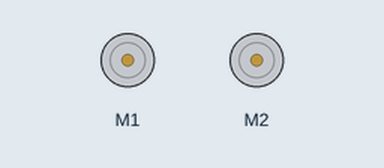
A sketch run on a simulated Arduino Leonardo, built with avr-gcc and run on an emulated ATmega32U4. Parts: 2 × DC motor (green arrow = forward, orange = backward, longer = faster).

Above: at 0.5 s.
At 1.15 s:
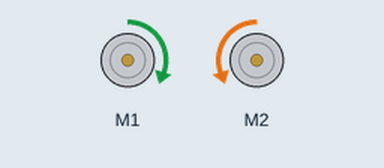
At 3.05 s:
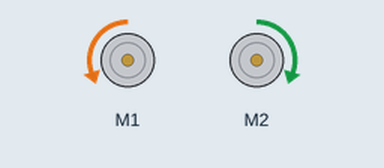
Timing chart, 0 to 3.7 s (numbered marks = the images above):
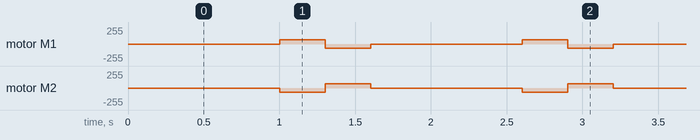

Measured:
- by itself, motor M1: repeats every 1.6 s: backward 63/255 0.30 s, stopped 1.0 s, forward 63/255 0.30 s
- by itself, motor M2: repeats every 1.6 s: forward 63/255 0.30 s, stopped 1.0 s, backward 63/255 0.30 s

The sketch:

RobotMotorDriveTest.ino
```cpp
#include <Zumo32U4.h>
#include <Wire.h>


// This excercise is from Robotprogrammering - Course 4 (23-09-2021)
// This file has the purpose of testing the motors on our zumo robot.
// The code in this excercise rotaes the motor with a speed in the range of -100 - 100

Zumo32U4Motors motors; // Defining the motors compatible with the Zumo32U4 board.
int motorSpeed = 100; // The base speed value for the motors

// the setup function runs once when you press reset or power the board
void setup() {
	Serial.begin(9600); // Sets up the serial frequency
}

// the loop function runs over and over again until power down or reset
void loop() {
	motors.setSpeeds(0, 0); // turn off mottors
	delay(1000);
	motors.setSpeeds(motorSpeed, -motorSpeed); // set L and R speeds , minus speed for backwards.
	delay(300);
	motors.setSpeeds(-motorSpeed, motorSpeed);
	delay(300);
}
```
